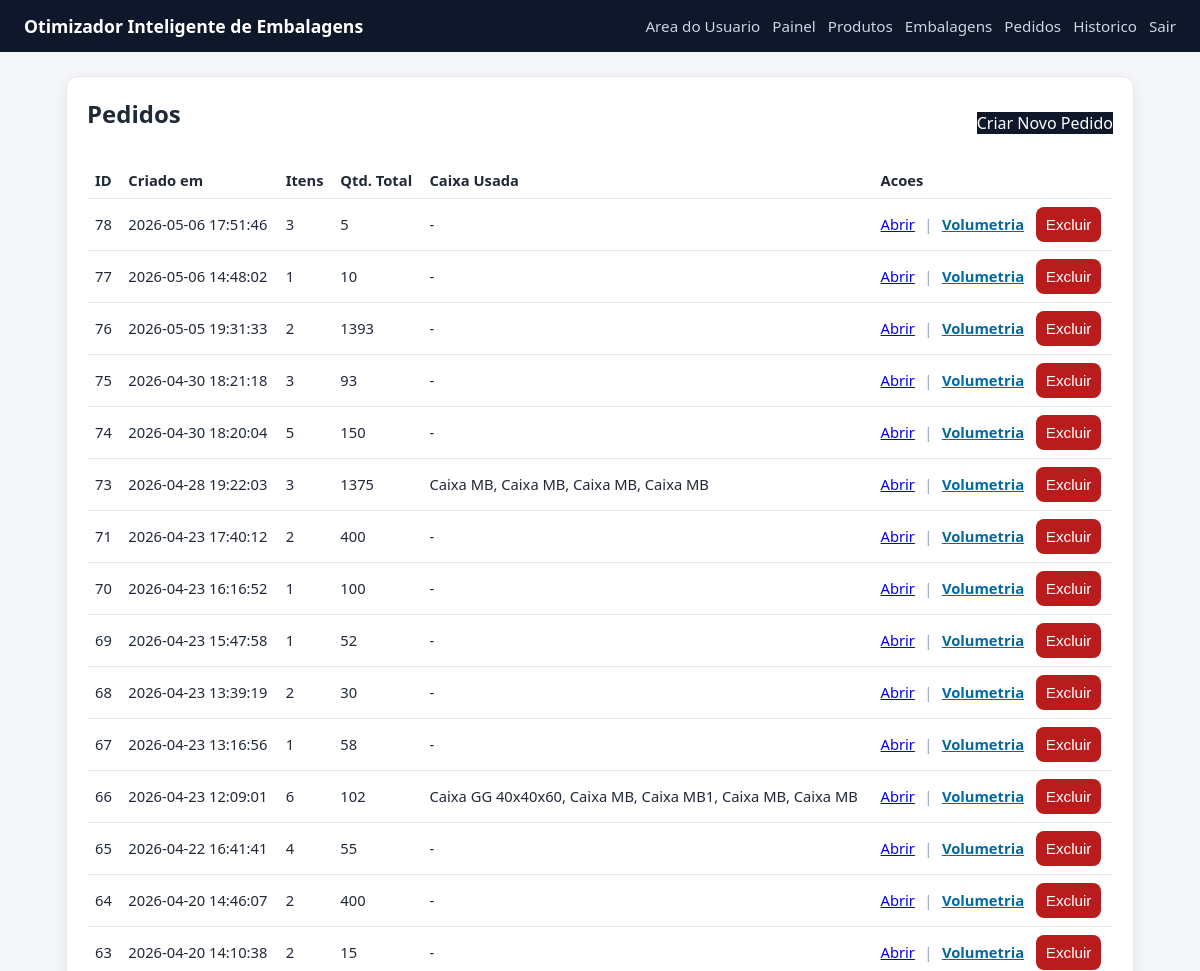
The page /orders (signed in, upper part) on the database as committed earlier.
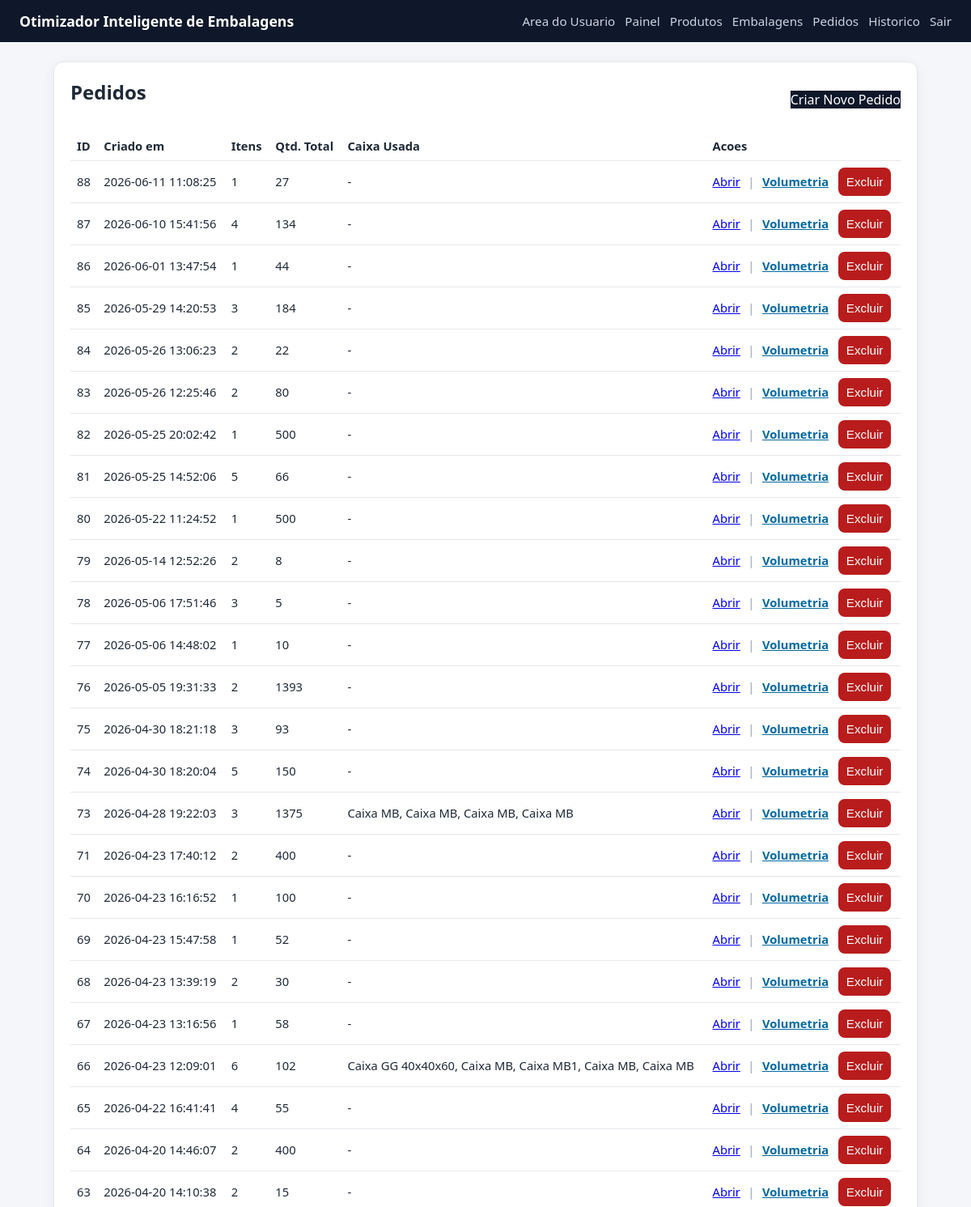
The same page on the database as committed later.
### tables this page shows
CREATE TABLE orders (
                id INTEGER PRIMARY KEY AUTOINCREMENT,
                created_at TEXT NOT NULL DEFAULT CURRENT_TIMESTAMP
            );

### app_volum.py (the view)
@app.route("/orders", methods=["GET"])
@admin_required
def orders():
    rows = list_orders(DB_PATH)
    return render_template("orders.html", orders=rows)

### app_volum.py (called while the page is built)
def admin_required(view_func):
    @wraps(view_func)
    def _wrapped(*args, **kwargs):
        if not session.get("is_admin"):
            next_url = request.path
            return redirect(url_for("admin_login", next=next_url))
        return view_func(*args, **kwargs)
    return _wrapped

### database.py (called while the page is built)
def get_connection(db_path):
    conn = sqlite3.connect(db_path)
    conn.row_factory = sqlite3.Row
    return conn

### templates/orders.html
{% extends 'base.html' %}
{% block content %}
<section class="card">
    <div class="row-between">
        <h2>Pedidos</h2>
        <a class="btn" href="{{ url_for('order_new') }}">Criar Novo Pedido</a>
    </div>
    <table>
        <thead>
            <tr><th>ID</th><th>Criado em</th><th>Itens</th><th>Qtd. Total</th><th>Caixa Usada</th><th>Acoes</th></tr>
        </thead>
        <tbody>
        {% for o in orders %}
            <tr>
                <td>{{ o['id'] }}</td>
                <td>{{ o['created_at'] }}</td>
                <td>{{ o['line_count'] }}</td>
                <td>{{ o['total_units'] }}</td>
                <td>{{ o['used_box_name'] or '-' }}</td>
                <td>
                    <a href="{{ url_for('order_detail', id=o['id']) }}">Abrir</a>
                    <span style="margin: 0 0.35rem; color:#94a3b8;">|</span>
                    <a href="{{ url_for('order_volumetry', order_id=o['id']) }}" style="color:#0369a1; font-weight:600;">Volumetria</a>
                    <form method="post" action="{{ url_for('order_delete', order_id=o['id']) }}" style="display:inline; margin-left: 0.5rem;" onsubmit="return confirm('Tem certeza que deseja excluir este pedido?');">
                        <button type="submit" style="background:#b91c1c;">Excluir</button>
                    </form>
                </td>
            </tr>
        {% else %}
            <tr><td colspan="6">Nenhum pedido cadastrado.</td></tr>
        {% endfor %}
        </tbody>
    </table>
</section>
{% endblock %}

### templates/base.html (shortened to what this page needs)
<!doctype html>
<html lang="pt-BR">
<head>
    <link rel="stylesheet" href="{{ url_for('static', filename='style.css') }}">
</head>
<body>
    <header class="topbar">
        <h1>Otimizador Inteligente de Embalagens</h1>
        <nav>
            <a href="{{ url_for('user_upload') }}">Area do Usuario</a>
            {% if session.get('is_admin') %}
                <a href="{{ url_for('admin_dashboard') }}">Painel</a>
                <a href="{{ url_for('products') }}">Produtos</a>
                <a href="{{ url_for('boxes') }}">Embalagens</a>
                <a href="{{ url_for('orders') }}">Pedidos</a>
                <a href="{{ url_for('history') }}">Historico</a>
                <a href="{{ url_for('admin_logout') }}">Sair</a>
            {% else %}
                <a href="{{ url_for('admin_login') }}">Acesso Admin</a>
            {% endif %}
        </nav>
    </header>
    <main class="container">
        {% block content %}{% endblock %}
    </main>
</body>
</html>

### static/style.css (style rules this page uses)
* { box-sizing: border-box; }
body { margin: 0; font-family: Segoe UI, Tahoma, sans-serif; background: #f4f6fa; color: #1f2937; }
.topbar { background: #0f172a; color: #fff; padding: 14px 24px; display: flex; justify-content: space-between; align-items: center; gap: 16px; flex-wrap: wrap; }
.topbar h1 { margin: 0; font-size: 1.1rem; }
.topbar nav { display: flex; gap: 12px; flex-wrap: wrap; }
.topbar nav a { color: #cbd5e1; text-decoration: none; font-size: 0.95rem; }
.container { max-width: 1100px; margin: 24px auto; padding: 0 16px; }
.card { background: #fff; border-radius: 12px; padding: 20px; border: 1px solid #e5e7eb; box-shadow: 0 4px 16px rgba(15, 23, 42, 0.06); margin-bottom: 18px; }
h2, h3 { margin-top: 0; }
input, select, button { padding: 9px 10px; border-radius: 8px; border: 1px solid #d1d5db; font-size: 0.95rem; }
button, .btn { background: #0f172a; color: #fff; border: 0; cursor: pointer; text-decoration: none; display: inline-block; }
table { width: 100%; border-collapse: collapse; margin-top: 12px; }
th, td { border-bottom: 1px solid #e5e7eb; text-align: left; padding: 8px; font-size: 0.92rem; }
.row-between { display: flex; justify-content: space-between; align-items: center; gap: 12px; flex-wrap: wrap; }

Rows that differ between the two databases and show on the page:
added orders: id "88", created_at "2026-06-11 11:08:25", line_count "1", total_units "27", o "-"
added orders: id "87", created_at "2026-06-10 15:41:56", line_count "4", total_units "134", o "-"
added orders: id "86", created_at "2026-06-01 13:47:54", line_count "1", total_units "44", o "-"
added orders: id "85", created_at "2026-05-29 14:20:53", line_count "3", total_units "184", o "-"
added orders: id "84", created_at "2026-05-26 13:06:23", line_count "2", total_units "22", o "-"
added orders: id "83", created_at "2026-05-26 12:25:46", line_count "2", total_units "80", o "-"
added orders: id "82", created_at "2026-05-25 20:02:42", line_count "1", total_units "500", o "-"
added orders: id "81", created_at "2026-05-25 14:52:06", line_count "5", total_units "66", o "-"
added orders: id "80", created_at "2026-05-22 11:24:52", line_count "1", total_units "500", o "-"
added orders: id "79", created_at "2026-05-14 12:52:26", line_count "2", total_units "8", o "-"
